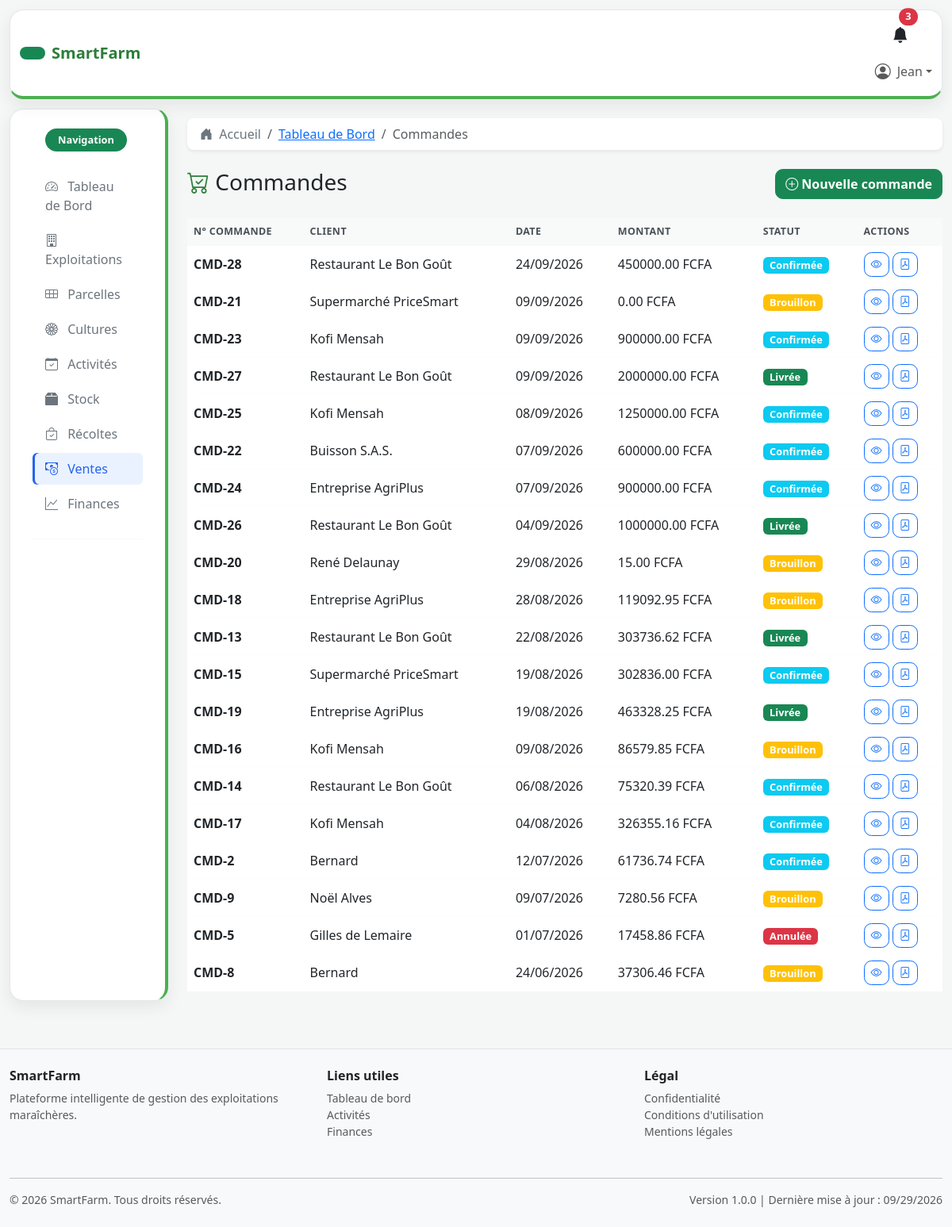
The page /ventes/commandes/ (signed in) on the database its author committed.
### ventes/models.py (models this page shows, shortened)
class VENTE(models.Model):
    STATUT_CHOICES = [
        ('brouillon', 'Brouillon'),
        ('confirmee', 'Confirmée'),
        ('livree', 'Livrée'),
        ('annulee', 'Annulée'),
    ]
    client = models.ForeignKey(
        Client,
        on_delete=models.SET_NULL,
        null=True,
        blank=True,
        related_name='ventes',
        help_text="Client de la vente"
    )
    description = models.TextField(blank=True, help_text="Description de la vente")
    statut = models.CharField(max_length=20, choices=STATUT_CHOICES, default='brouillon', help_text="Statut de la commande")
    total = models.DecimalField(max_digits=12, decimal_places=2, default=0, help_text="Montant total de la vente")
    date_commande = models.DateField(help_text="Date de la commande")
    date_creation = models.DateTimeField(auto_now_add=True, help_text="Date de création")
    date_modification = models.DateTimeField(auto_now=True, help_text="Date de dernière modification")
    responsable = models.ForeignKey(
        User,
        on_delete=models.SET_NULL,
        null=True,
        blank=True,
        related_name='ventes',
        help_text="Responsable de la vente"
    )
    class Meta:
        ordering = ['-date_commande', '-date_creation']
        verbose_name = 'Vente'
        verbose_name_plural = 'Ventes'

class Client(models.Model):
    TYPE_CLIENT_CHOICES = [
        ('restaurant', 'Restaurant'),
        ('commerce', 'Commerce'),
        ('particulier', 'Particulier'),
        ('entreprise', 'Entreprise'),
    ]
    nom = models.CharField(max_length=200, help_text="Nom du client")
    type_client = models.CharField(
        max_length=50,
        choices=TYPE_CLIENT_CHOICES,
        default='particulier',
        help_text="Type de client"
    )
    email = models.EmailField(blank=True, help_text="Email du client")
    telephone = models.CharField(max_length=20, blank=True, help_text="Téléphone du client")
    adresse = models.TextField(blank=True, help_text="Adresse du client")
    code_postal = models.CharField(max_length=20, blank=True, help_text="Code postal")
    ville = models.CharField(max_length=100, blank=True, help_text="Ville")
    date_creation = models.DateTimeField(auto_now_add=True, help_text="Date de création")
    class Meta:
        ordering = ['nom']
        verbose_name = 'Client'
        verbose_name_plural = 'Clients'
    def __str__(self):
        return self.nom

### ventes/views.py (the view)
# urls.py: path('commandes/', views.CommandeListView.as_view(), name='commandes_liste'),
class CommandeListView(LoginRequiredMixin, ListView):
    model = VENTE
    template_name = 'commandes/liste.html'
    context_object_name = 'commandes'
    paginate_by = 20
    def get_queryset(self):
        queryset = VENTE.objects.select_related('client', 'responsable').all()
        recherche = self.request.GET.get('q')
        statut = self.request.GET.get('statut')
        if statut:
            queryset = queryset.filter(statut=statut)
        if recherche:
            queryset = queryset.filter(
                models.Q(client__nom__icontains=recherche)
                | models.Q(description__icontains=recherche)
            )
        return queryset.order_by('-date_commande')

### templates/commandes/liste.html (shortened to what this page needs)
{% extends 'base.html' %}
{% load static %}
{% block breadcrumbs %}
    <li class="breadcrumb-item"><a href="{% url 'dashboard:accueil' %}">Tableau de Bord</a></li>
    <li class="breadcrumb-item active">Commandes</li>
{% endblock %}
{% block content %}
<div class="row mb-4">
    <div class="col-md-8">
        <h1 class="h3 mb-0">
            <i class="bi bi-cart-check text-success"></i> Commandes
        </h1>
    </div>
    <div class="col-md-4 text-md-end">
        <a href="{% url 'ventes:commandes_ajouter' %}" class="btn btn-success">
            <i class="bi bi-plus-circle"></i> Nouvelle commande
        </a>
    </div>
</div>
<div class="row">
    <div class="col-md-12">
        <div class="card">
            <div class="table-responsive">
                <table class="table table-hover mb-0">
                    <thead class="table-light">
                        <tr>
                            <th>N° Commande</th>
                            <th>Client</th>
                            <th>Date</th>
                            <th>Montant</th>
                            <th>Statut</th>
                            <th>Actions</th>
                        </tr>
                    </thead>
                    <tbody>
                        {% for commande in commandes %}
                        <tr>
                            <td><strong>CMD-{{ commande.pk }}</strong></td>
                            <td>{{ commande.client|default:"-" }}</td>
                            <td>{{ commande.date_commande|date:'d/m/Y' }}</td>
                            <td>{{ commande.total|floatformat:2 }} FCFA</td>
                            <td><span class="badge {% if commande.statut == 'livree' %}bg-success{% elif commande.statut == 'confirmee' %}bg-info{% elif commande.statut == 'brouillon' %}bg-warning{% else %}bg-danger{% endif %}">{{ commande.get_statut_display }}</span></td>
                            <td>
                                <a href="{% url 'ventes:commandes_detail' commande.pk %}" class="btn btn-sm btn-outline-primary" title="Voir"><i class="bi bi-eye"></i></a>
                                <a href="{% url 'ventes:commandes_facture' commande.pk %}" class="btn btn-sm btn-outline-primary" title="Facture"><i class="bi bi-file-pdf"></i></a>
                            </td>
                        </tr>
                        {% empty %}
                        <tr><td colspan="6" class="text-center text-muted">Aucune commande enregistrée.</td></tr>
                        {% endfor %}
                    </tbody>
                </table>
            </div>
        </div>
    </div>
</div>
{% endblock %}

### templates/includes/navbar.html (shortened to what this page needs)
<nav class="navbar navbar-light bg-white border-bottom sticky-top shadow-sm app-navbar">
    <div class="container-fluid">
        <a class="navbar-brand d-flex align-items-center gap-2" href="{% url 'dashboard:accueil' %}">
            <span class="badge bg-success rounded-pill py-2 px-3 text-white"></span>
            <span class="fs-5 fw-bold">SmartFarm</span>
        </a>
        <div class="ms-auto" id="navbarNav">
            <ul class="navbar-nav ms-auto align-items-center">
                <li class="nav-item me-2 d-none d-lg-block">
                    <a class="nav-link position-relative text-dark" href="{% url 'dashboard:accueil' %}">
                        <i class="bi bi-bell-fill fs-5"></i>
                        <span class="position-absolute top-0 start-100 translate-middle badge rounded-pill bg-danger">3</span>
                    </a>
                </li>
                <li class="nav-item dropdown">
                    <a class="nav-link dropdown-toggle d-flex align-items-center" href="#" id="userDropdown" role="button" data-bs-toggle="dropdown">
                        {% if user.is_authenticated and user.profil.photo %}
                            <img src="{{ user.profil.photo.url }}" alt="Photo de profil" class="rounded-circle" style="width: 32px; height: 32px; object-fit: cover;">
                        {% else %}
                            <i class="bi bi-person-circle fs-5"></i>
                        {% endif %}
                        <span class="ms-2">{% if user.is_authenticated %}{{ user.first_name|default:user.username }}{% else %}Invité{% endif %}</span>
                    </a>
                </li>
            </ul>
        </div>
    </div>
</nav>

### static/css/style.css (style rules this page uses)
:root { --smartfarm-primary: #2d7d3a; --smartfarm-secondary: #4caf50; --smartfarm-soft: #ecf5ed; --smartfarm-muted: #6c757d; --smartfarm-border: #e5e7eb; --smartfarm-sidebar: #ffffff; --smartfarm-sidebar-text: #6c757d; --smartfarm-sidebar-muted: #6c757d; --smartfarm-accent: #eaf2ff; --smartfarm-sidebar-active: #2563eb; }
body { background-color: #f4f7f6; color: #212529; }
.bg-body-tertiary { background-color: #f4f7f6 !important; }
.navbar { background-color: #fff !important; }
.app-navbar { min-height: 73px; margin: 0.75rem 0.75rem 0; border: 1px solid var(--smartfarm-border) !important; border-bottom: 4px solid var(--smartfarm-secondary) !important; border-radius: 1.1rem; box-shadow: 0 0.5rem 1.25rem rgba(33, 37, 41, 0.08) !important; z-index: 1030; }
.navbar-brand { color: var(--smartfarm-primary) !important; }
.card { border: none; border-radius: 0.85rem; }
.btn { border-radius: 0.6rem; font-weight: 600; }
.table { border-spacing: 0 0.75rem; }
.table thead th { border-bottom: none; background-color: #f8faf9; color: #495057; font-weight: 700; font-size: 0.78rem; letter-spacing: 0.03em; text-transform: uppercase; }
.table tbody tr { background-color: #fff; box-shadow: 0 0.5rem 1rem rgba(33, 37, 41, 0.04); }
.table tbody tr td, .table tbody tr th { border: none; vertical-align: middle; }
.table-responsive { overflow-x: auto; -webkit-overflow-scrolling: touch; }
.table-responsive > .table { min-width: 680px; }
.badge { font-size: 0.8rem; font-weight: 600; }
.btn-success, .btn-outline-success { transition: all 0.2s ease; }
.text-success { color: var(--smartfarm-primary) !important; }

### rows shown on the page
VENTE: pk "28", client "Restaurant Le Bon Goût", date_commande "24/09/2026", total "450000.00", statut "Confirmée"
VENTE: pk "21", client "Supermarché PriceSmart", date_commande "09/09/2026", total "0.00", statut "Brouillon"
VENTE: pk "23", client "Kofi Mensah", date_commande "09/09/2026", total "900000.00", statut "Confirmée"
VENTE: pk "27", client "Restaurant Le Bon Goût", date_commande "09/09/2026", total "2000000.00", statut "Livrée"
VENTE: pk "25", client "Kofi Mensah", date_commande "08/09/2026", total "1250000.00", statut "Confirmée"
VENTE: pk "22", client "Buisson S.A.S.", date_commande "07/09/2026", total "600000.00", statut "Confirmée"
VENTE: pk "24", client "Entreprise AgriPlus", date_commande "07/09/2026", total "900000.00", statut "Confirmée"
VENTE: pk "26", client "Restaurant Le Bon Goût", date_commande "04/09/2026", total "1000000.00", statut "Livrée"
VENTE: pk "20", client "René Delaunay", date_commande "29/08/2026", total "15.00", statut "Brouillon"
VENTE: pk "18", client "Entreprise AgriPlus", date_commande "28/08/2026", total "119092.95", statut "Brouillon"
VENTE: pk "13", client "Restaurant Le Bon Goût", date_commande "22/08/2026", total "303736.62", statut "Livrée"
VENTE: pk "15", client "Supermarché PriceSmart", date_commande "19/08/2026", total "302836.00", statut "Confirmée"
VENTE: pk "19", client "Entreprise AgriPlus", date_commande "19/08/2026", total "463328.25", statut "Livrée"
VENTE: pk "16", client "Kofi Mensah", date_commande "09/08/2026", total "86579.85", statut "Brouillon"
VENTE: pk "14", client "Restaurant Le Bon Goût", date_commande "06/08/2026", total "75320.39", statut "Confirmée"
VENTE: pk "17", client "Kofi Mensah", date_commande "04/08/2026", total "326355.16", statut "Confirmée"
VENTE: pk "2", client "Bernard", date_commande "12/07/2026", total "61736.74", statut "Confirmée"
VENTE: pk "9", client "Noël Alves", date_commande "09/07/2026", total "7280.56", statut "Brouillon"
VENTE: pk "5", client "Gilles de Lemaire", date_commande "01/07/2026", total "17458.86", statut "Annulée"
VENTE: pk "8", client "Bernard", date_commande "24/06/2026", total "37306.46", statut "Brouillon"

### other values the page prints
{{ user.first_name|default:user.username }} "Jean"
